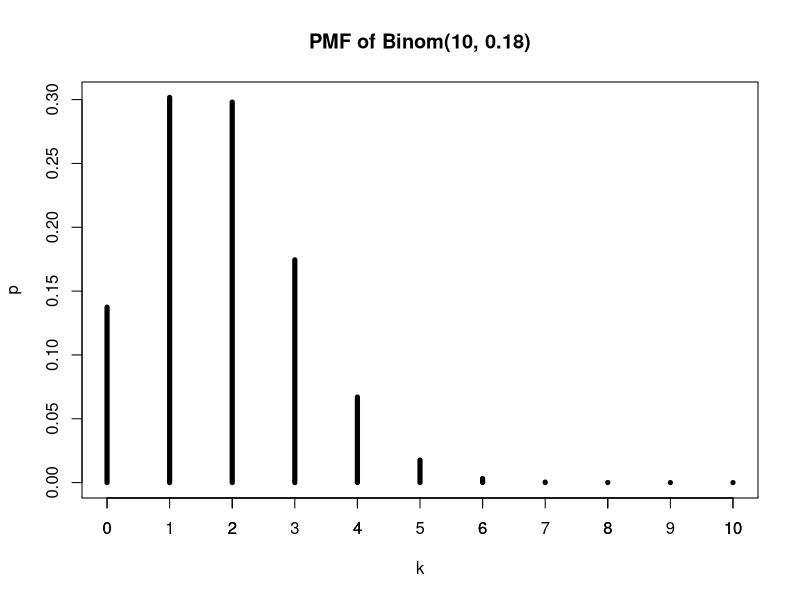

Here is the R script that generated this plot:
## ---- chunk 1
plot(0:10, dbinom(0:10, size = 10, prob = 0.18),
     main = "PMF of Binom(10, 0.18)",
     ylab = "p", xlab = "k", type = "h", lwd = 5)
axis(side = 1, at = 0:10)
